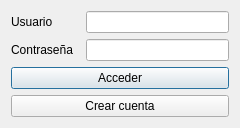
<?xml version="1.0" encoding="UTF-8"?>
<ui version="4.0">
 <class>Dialog</class>
 <widget class="QDialog" name="Dialog">
  <property name="geometry">
   <rect>
    <x>0</x>
    <y>0</y>
    <width>240</width>
    <height>122</height>
   </rect>
  </property>
  <property name="sizePolicy">
   <sizepolicy hsizetype="Fixed" vsizetype="Fixed">
    <horstretch>0</horstretch>
    <verstretch>0</verstretch>
   </sizepolicy>
  </property>
  <property name="windowTitle">
   <string>Dialog</string>
  </property>
  <layout class="QGridLayout" name="gridLayout">
   <item row="1" column="0">
    <widget class="QLabel" name="label_2">
     <property name="text">
      <string>Contraseña</string>
     </property>
    </widget>
   </item>
   <item row="0" column="1" colspan="2">
    <widget class="QLineEdit" name="username_text"/>
   </item>
   <item row="1" column="1" colspan="2">
    <widget class="QLineEdit" name="password_text">
     <property name="inputMask">
      <string/>
     </property>
     <property name="text">
      <string/>
     </property>
    </widget>
   </item>
   <item row="0" column="0">
    <widget class="QLabel" name="label">
     <property name="text">
      <string>Usuario</string>
     </property>
    </widget>
   </item>
   <item row="2" column="0" colspan="3">
    <widget class="QPushButton" name="login_button">
     <property name="text">
      <string>Acceder</string>
     </property>
    </widget>
   </item>
   <item row="4" column="0" colspan="3">
    <widget class="QPushButton" name="new_account_button">
     <property name="text">
      <string>Crear cuenta</string>
     </property>
    </widget>
   </item>
  </layout>
 </widget>
 <resources/>
 <connections/>
</ui>
